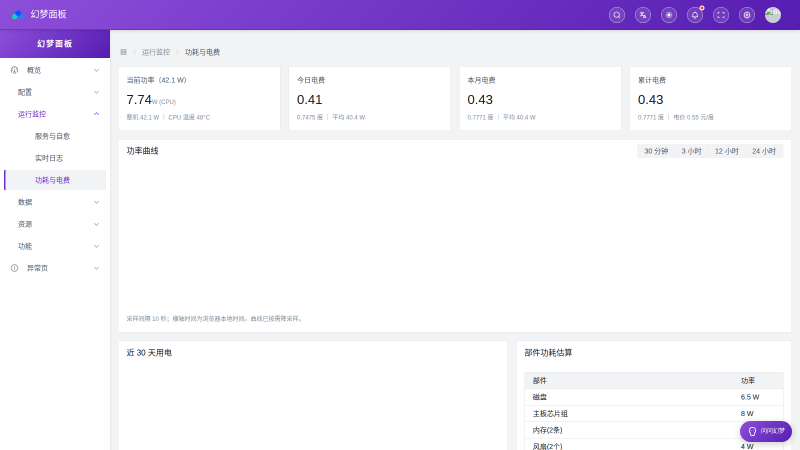
#> input picture data/_panel_power_check.png, 1600 x 900 px (shown at 1/2 size)
$ python _probe_landmark_ink.py ../data/_panel_power_check.png ../data/eq_province_zoom.png
#> lines starting #> are read from the running program, lines starting #| are printed output that depends on the picture; after the words box and inside, x2 and y2 are one past the last pixel; in counts of white or black regions, pixels touching at a corner belong together
### scripts/_probe_cjk_ink.py
#!/usr/bin/env python3
"""查"中文字体没了"到底发生在哪：对比文字区的墨迹量 + 判定是否有"豆腐块"。

判据：
  · 真实汉字 → 墨迹多、笔画分布不均（行/列的内部都有墨）
  · 豆腐块（缺字体的方框）→ 墨迹呈"空心矩形"：外框有墨、**内部几乎为空**
  · 完全没渲染 → 墨迹≈0

用法（服务器）:
  python3 scripts/_probe_cjk_ink.py            # 用 A/B 的两张图对比
  python3 scripts/_probe_cjk_ink.py <a.png> <b.png>
"""
import sys
from pathlib import Path

import numpy as np
from PIL import Image

DEFAULT_A = "/tmp/daily_ab/golden.png"      # Chromium
DEFAULT_B = "/tmp/daily_ab/pillow.png"      # Pillow


def ink(im, box, thr=110):
    """返回 (墨迹占比, 外框墨迹占比, 内部墨迹占比)"""
    x0, y0, x1, y1 = box
    a = np.asarray(im.convert("L")).astype(np.int16)[y0:y1, x0:x1]
    m = a > thr
    h, w = m.shape
    if h < 6 or w < 6:
        return 0.0, 0.0, 0.0
    outer = np.zeros_like(m)
    outer[0:2, :] = True
    outer[-2:, :] = True
    outer[:, 0:2] = True
    outer[:, -2:] = True
    inner = m[3:-3, 3:-3]
    return m.mean(), m[outer].mean(), (inner.mean() if inner.size else 0.0)


# [33 lines left out: functions report, main, not called in this run]


# [2 lines that do not run on import are left out]

### scripts/_probe_landmark_ink.py
#!/usr/bin/env python3
"""逐地标比对"该有文字的地方"的墨迹量，找出 Pillow 版漏画/画淡的文字。

用法（服务器）: python3 scripts/_probe_landmark_ink.py <golden.png> <pillow.png>
"""
import sys
from pathlib import Path

sys.path.insert(0, "/root/bot/scripts")
from _probe_cjk_ink import ink           # noqa: E402
from PIL import Image                    # noqa: E402

MARKS = [
    ("head-name",       (110, 50, 190, 82)),
    ("head-dailyrep",   (232, 50, 360, 78)),
    ("head-sub",        (110, 78, 260, 100)),
    ("head-tag",        (560, 55, 670, 88)),
    ("sum-num-386",     (40, 128, 170, 168)),
    ("sum-lbl-TOTAL",   (40, 168, 170, 190)),
    ("sec1-label",      (59, 210, 140, 234)),
    ("rank1-name",      (94, 244, 190, 278)),
    ("rank8-name",      (94, 524, 190, 558)),
    ("sec2-label",      (59, 578, 180, 606)),
    ("hour-labels",     (44, 648, 120, 666)),
    ("sec3-label",      (59, 688, 150, 716)),
    ("fact1-text",      (34, 728, 660, 762)),
    ("fact2-text",      (34, 765, 660, 799)),
    ("fact3-text",      (34, 802, 660, 836)),
    ("fact4-text",      (34, 839, 660, 873)),
    ("foot-name",       (48, 895, 130, 915)),
    ("foot-huanmeng",   (600, 895, 672, 915)),
]


def main():
    gs = sys.argv[1] if len(sys.argv) > 1 else "/tmp/daily_ab/golden.png"
    ps = sys.argv[2] if len(sys.argv) > 2 else "/tmp/daily_ab/pillow.png"
    G, P = Image.open(gs), Image.open(ps)
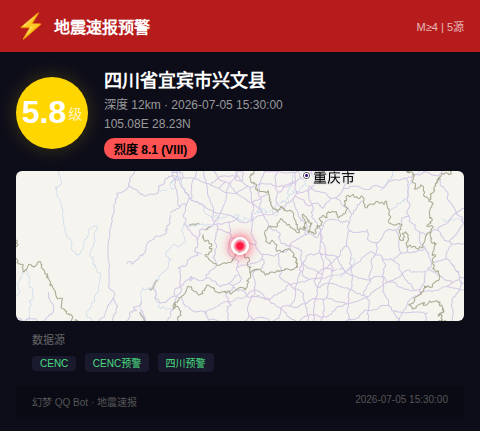
#> input picture data/eq_province_zoom.png, 480 x 431 px
#> G is the input picture: PIL image 1600x900 RGB; mean R, G, B 240.6, 236.3, 247.7
#> P is the input picture: PIL image 480x431 RGB; mean R, G, B 116.6, 96.2, 97.5
    print("地标                   金标墨迹   我的墨迹   判定")
    problems = []
    for name, box in MARKS:
        rg, _og, _ig = ink(G, box)
        rp, _op, _ip = ink(P, box)
        if rp < 0.02 and rg > 0.05:
            v = "!! 我这边没墨迹（文字缺失）"
            problems.append((name, "缺失", rg, rp))
        elif rg > 0.05 and rp < rg * 0.55:
            v = f"!! 明显偏淡（{rp / rg * 100:.0f}%）"
            problems.append((name, "偏淡", rg, rp))
        elif rg > 0.05 and rp < rg * 0.8:
            v = f"!  偏淡（{rp / rg * 100:.0f}%）"
        else:
            v = "ok"
        print(f"{name:20} {rg:10.3f} {rp:10.3f}   {v}")
#> this loop made 18 passes
#> (rg, rp, v) on passes 2, 3, 5: (0.643, 0.0299, '!! 明显偏淡（5%）'), (0.378, 0.248, '!  偏淡（66%）'), (0.992, 0.325, '!! 明显偏淡（33%）')
#> (rg, rp) on passes 1, 4, 6, 7, 8, 9: (0.0242, 0.174), (0.848, 0), (0.989, 0.864), (0.967, 1), (0.978, 1), (1, 0)
#| head-name                 0.024      0.174   ok
#| head-dailyrep             0.643      0.030   !! 明显偏淡（5%）
#| head-sub                  0.378      0.248   !  偏淡（66%）
#| head-tag                  0.848      0.000   !! 我这边没墨迹（文字缺失）
#| sum-num-386               0.992      0.325   !! 明显偏淡（33%）
#| sum-lbl-TOTAL             0.989      0.864   ok
#| sec1-label                0.967      1.000   ok
#| rank1-name                0.978      1.000   ok
#> (further printed lines are left out)
#> pass 1, in ink, `a = np.asarray(im.convert("L")).astype(np.int16)[y0:y1, x0:x1]`:
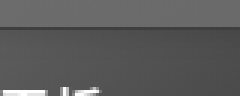
#> a: shape (32, 80) int16 (shown 3 times larger); min 63, max 255, mean 91.5
#> pass 1, in ink, `m = a > thr`:
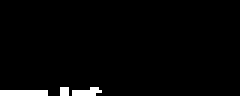
#> m: shape (32, 80) bool (shown 3 times larger); 2.4% white; 3 white regions (1 under 20 px), largest, box (x1, y1, x2, y2) and area: (0, 30, 16, 32) 32, (24, 29, 34, 32) 21
#> pass 1, in ink (call 2), `a = np.asarray(im.convert("L")).astype(np.int16)[y0:y1, x0:x1]`:
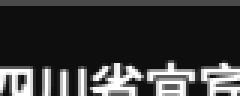
#> a: shape (32, 80) int16 (shown 3 times larger); min 14, max 255, mean 56.5
#> after the loop, problems = 11 items, first 6: ('head-dailyrep', '偏淡', 0.643, 0.0299), ('head-tag', '缺失', 0.848, 0), ('sum-num-386', '偏淡', 0.992, 0.325), ('rank8-name', '缺失', 1, 0), ('sec2-label', '缺失', 1, 0), ('hour-labels', '缺失', 1, 0)
    print()
    if problems:
        print("需要处理的:", "、".join(f"{n}({k})" for n, k, _, _ in problems))
#| 需要处理的: head-dailyrep(偏淡)、head-tag(缺失)、sum-num-386(偏淡)、rank8-name(缺失)、sec2-label(缺失)、hour-labels(缺失)、sec3-label(缺失)、fact1-text(缺失)、fact2-text(缺失)、fact3-text(缺失)、fact4-text(缺失)
    else:
        print("没有发现「该有文字却缺失/明显偏淡」的地标。")


if __name__ == "__main__":
    main()
